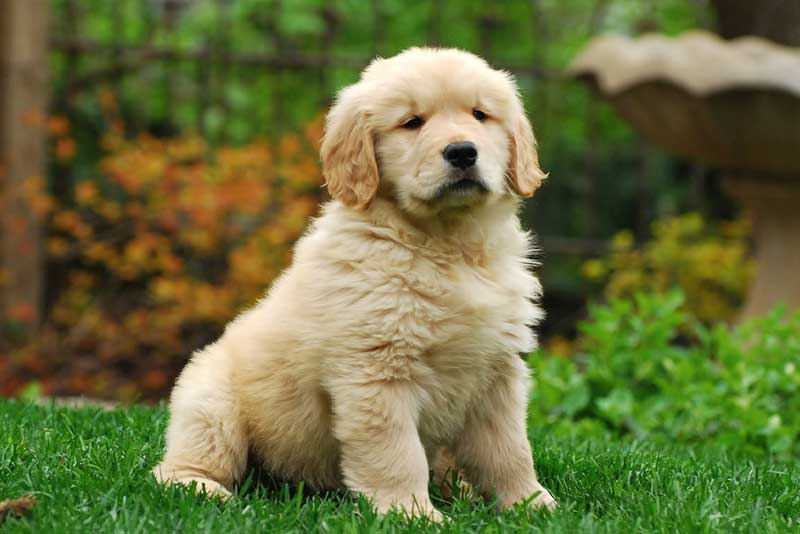
#> input picture Beginner/Task_4/golden-reteiever.jpg, 800 x 534 px, found by its file name
$ jupyter execute image_to_pencil_sketch.ipynb
#> lines starting #> are read from the running program, lines starting #| are printed output that depends on the picture
[cell 1]
import cv2
from google.colab.patches import cv2_imshow

[cell 2]
image = cv2.imread("/content/golden-reteiever.jpg")
#> image is the input picture: shape (534, 800, 3); mean B, G, R 61.8, 111.6, 106.6
cv2_imshow(image)

[cell 3]
gray_img = cv2.cvtColor(image, cv2.COLOR_BGR2GRAY)
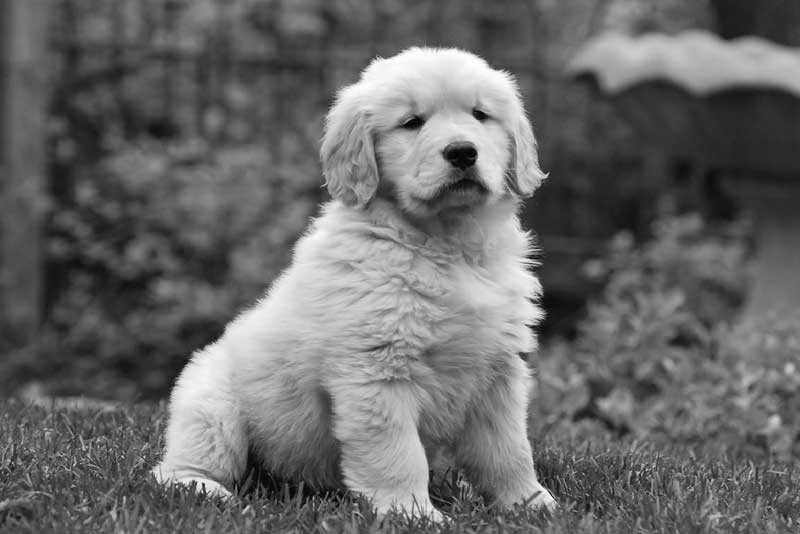
#> gray_img: shape (534, 800); min 0, max 254, mean 104.5
cv2_imshow(gray_img)

[cell 4]
invert_img = cv2.bitwise_not(gray_img)
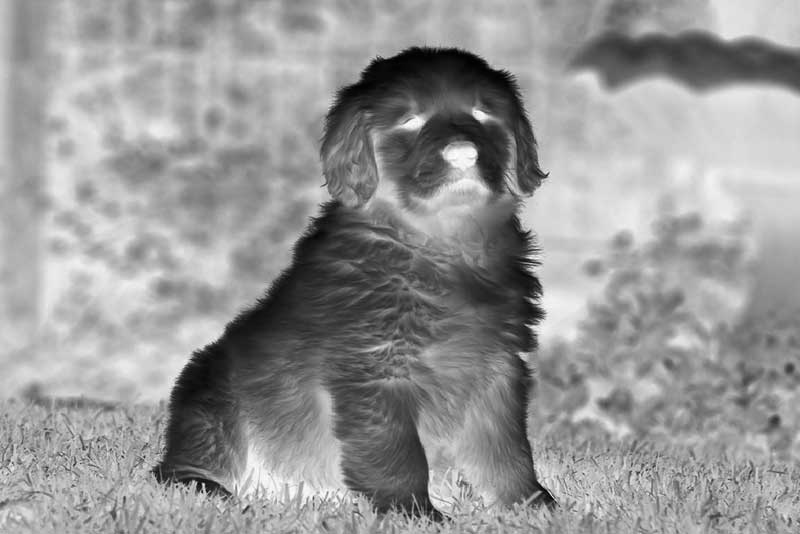
#> invert_img: shape (534, 800); min 1, max 255, mean 150.5
cv2_imshow(invert_img)

[cell 5]
smoothing_img = cv2.GaussianBlur(invert_img, (21,21), sigmaX=0, sigmaY=0)
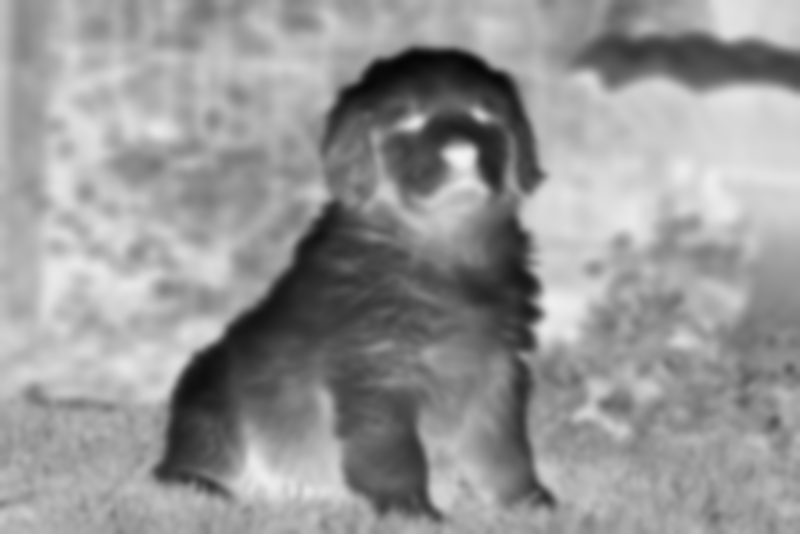
#> smoothing_img: shape (534, 800); min 6, max 243, mean 150.5
cv2_imshow(smoothing_img)

[cell 6]
def dodgeV2(x, y):
 return cv2.divide(x, 255-y, scale=256)
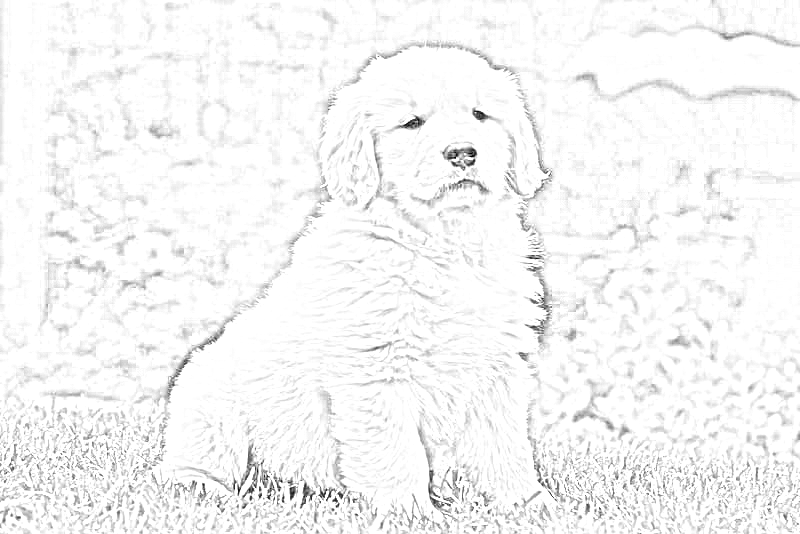
#> returned value: shape (534, 800); min 0, max 255, mean 245.6
